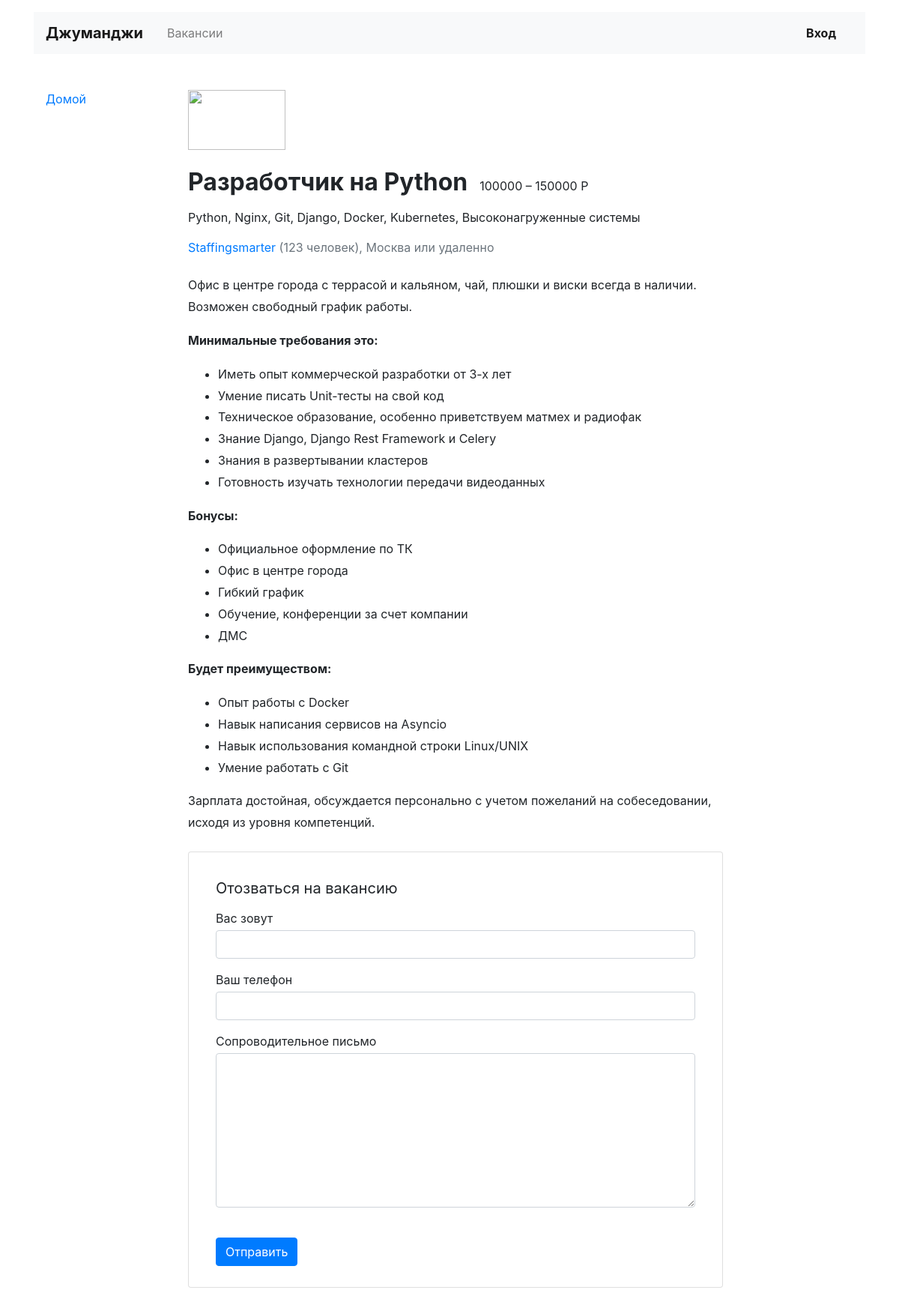
Screenshot of /vacancies/1 with the database file from the repository.
### headhunter/models.py (models this page shows)
class Vacancy(models.Model):
    id = models.IntegerField(primary_key=True)
    title = models.CharField(max_length=64)
    specialty_id = models.ForeignKey(Specialty, on_delete=models.CASCADE, related_name='specialty', default=None,
                                     null=True)
    company_id = models.ForeignKey(Company, on_delete=models.CASCADE, related_name='company', default=None, null=True)
    skills = models.TextField()
    description = models.TextField()
    salary_min = models.IntegerField()
    salary_max = models.IntegerField()
    published_at = models.DateTimeField()

class Company(models.Model):
    id = models.IntegerField(primary_key=True)
    name = models.CharField(max_length=64)
    location = models.CharField(max_length=64)
    logo = models.URLField()
    description = models.TextField()
    employee_count = models.IntegerField()

### headhunter/views.py (the view)
# urls.py: path('vacancies/<int:vacancy_id>', VacancyView.as_view(), name='vacancy')
class VacancyView(TemplateView):
    name = 'vacancy'
    template_name = 'vacancy.html'
    def get_context_data(self, **kwargs):
        context = super(VacancyView, self).get_context_data(**kwargs)
        vacancy = [i for i in context.items()]
        company = Vacancy.objects.get(id=vacancy[0][1])
        company = Company.objects.get(id=company.company_id_id)
        vacancy = Vacancy.objects.filter(id=vacancy[0][1])
        context = {
            'vacancy': vacancy,
            'company': company,
        }
        return context

### templates/vacancy.html
{% extends 'base.html' %}
{% block main %}
    <main class="container mt-3 pb-5">
        <div class="row mt-5">
            <div class="col-12 col-lg-2">
                <div class="pl-3 mb-5">
                    <p><a href="/">Домой</a></p>
                </div>
            </div>
            <div class="col-12 col-lg-8">
                <section class="pl-3">
                    <a href="#"><img src="https://place-hold.it/130x80" width="130" height="80" alt=""></a>
                    <div class="d-flex align-items-baseline align-content-baseline">
                        <h1 class="h2 mt-4 font-weight-bold">{{ vacancy.values.0.title }}</h1>
                        <p class="m-0 pl-3">{{ vacancy.values.0.salary_min }} – {{ vacancy.values.0.salary_max }} Р</p>
                    </div>
                    <p class="mt-2">{{ vacancy.values.0.skills }}</p>
                    <p class="text-muted mb-4"><a href="/companies/{{ company.id }}">{{ company.name.title }}</a>
                        ({{ company.employee_count }} человек), {{ company.location }} или удаленно</p>
                    <div style="line-height: 1.8;">
                        {{ vacancy.values.0.description|safe }}
                    </div>
                    <form action="/echo" class="card mt-4 mb-3" enctype="multipart/form-data">
                        <div class="card-body mx-3">
                            <p class="h5 mt-3 font-weight-normal">Отозваться на вакансию</p>
                            <div class="form-group">
                                <label class="mb-1 mt-2" for="userName">Вас зовут</label>
                                <input class="form-control" type="text" placeholder="" id="userName">
                            </div>
                            <div class="form-group">
                                <label class="mb-1" for="userPhone">Ваш телефон</label>
                                <input class="form-control" type="tel" placeholder="" id="userPhone">
                            </div>
                            <div class="form-group">
                                <label class="mb-1" for="userMsg">Сопроводительное письмо</label>
                                <textarea class="form-control" rows="8" id="userMsg"></textarea>
                            </div>
                            <input type="submit" class="btn btn-primary mt-4 mb-2" value="Отправить">
                        </div>
                    </form>
                </section>
            </div>
        </div>
    </main>
{% endblock %}

### templates/base.html (shortened to what this page needs)
<!DOCTYPE html>
<html lang="ru">
<head>
    <link rel="stylesheet" href="https://stackpath.bootstrapcdn.com/bootstrap/4.3.1/css/bootstrap.min.css"
>
</head>
<body>
<header class="container mt-3">
    <nav class="navbar navbar-expand-lg navbar-light bg-light">
        <a class="navbar-brand mr-4 font-weight-bold" href="/">Джуманджи</a>
        <div class="collapse navbar-collapse justify-content-between" id="navbarNav">
            <ul class="navbar-nav col-10">
                <li class="nav-item">
                    <a class="nav-link" href="/vacancies">Вакансии</a>
                </li>
            </ul>
            <ul class="navbar-nav col-2 justify-content-end">
                <li class="nav-item active">
                    <a href="#" class="nav-link font-weight-bold">Вход</a>
                </li>
            </ul>
        </div>
    </nav>
</header>
{% block main %}
{% endblock %}
</body>
</html>

### rows the page displays
Vacancy: values.0 "Разработчик на Python", values.0.skills "Python, Nginx, Git, Django, Docker, Kubernetes, Высоконагруженные системы", values.0.description "Офис в центре города с террасой и кальяном, чай, плюшки и виски всегда в наличии. Возможен свободный график работы. Минимальные требования это: Иметь опыт коммерческой разработки от 3-х лет Умение писать Unit-тесты на свой код Техническое образование, особенно приветствуем матмех и радиофак Знание Django, Django Rest Framework и Celery Знания в развертывании кластеров Готовность изучать технологии передачи видеоданных Бонусы: Официальное оформление по ТК Офис в центре города Гибкий график Обучение, конференции за счет компании ДМС Будет преимуществом: Опыт работы с Docker Навык написания сервисов на Asyncio Навык использования командной строки Linux/UNIX Умение работать с Git Зарплата…"
Company: name "Staffingsmarter", employee_count "123", location "Москва"

### other values shown
{{ vacancy.values.0.salary_min }} "100000"
{{ vacancy.values.0.salary_max }} "150000"
